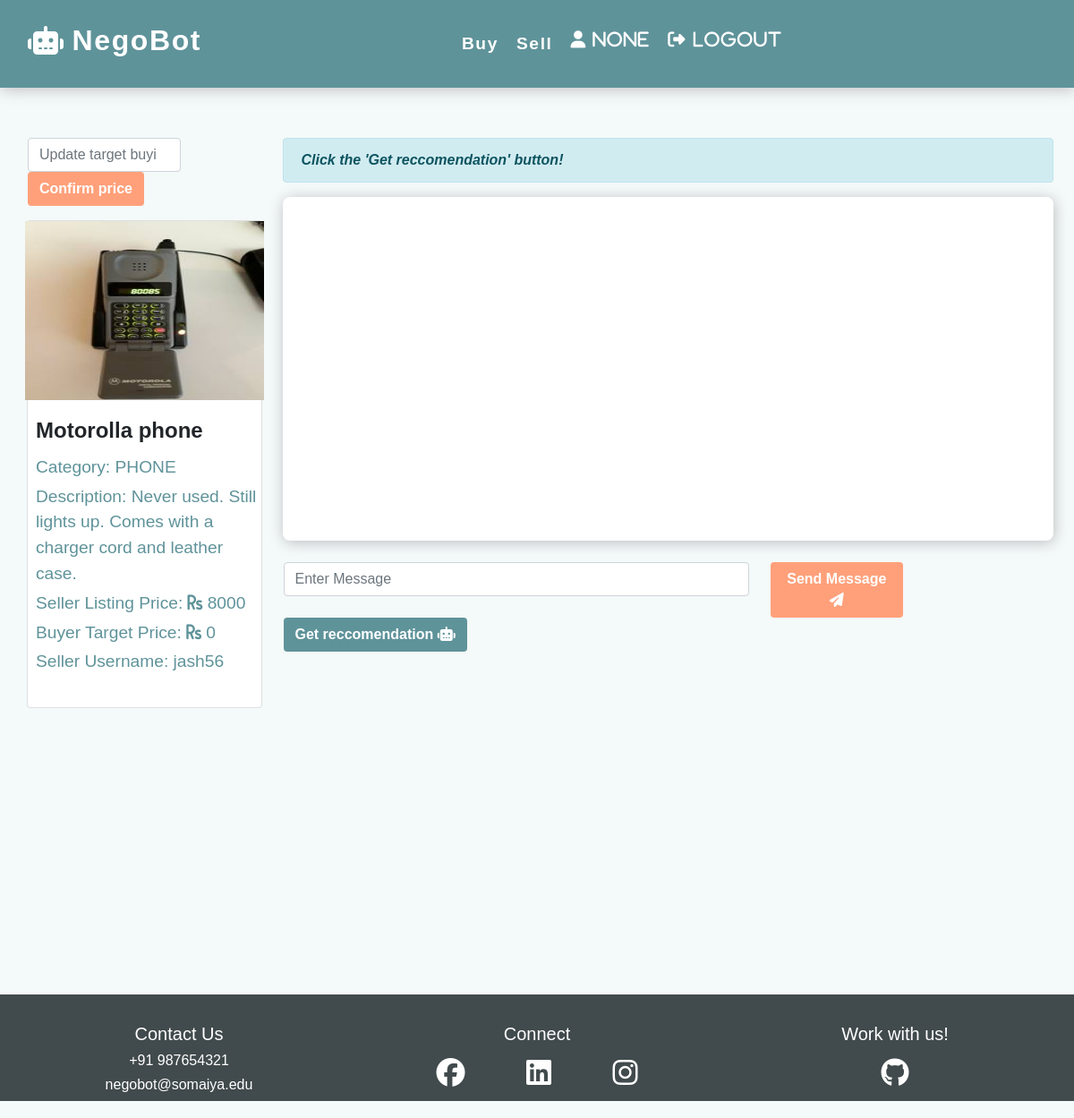
Page /chat/9/ on the committed database.
### chat/models.py (models this page shows)
class Item(models.Model):
    category_list = [
        ('BIKE', 'BIKE'),
        ('CAR', 'CAR'),
        ('ELECTRONIC', 'ELECTRONIC'),
        ('FURNITURE', 'FURNITURE'),
        ('HOUSING', 'HOUSING'),
        ('PHONE', 'PHONE'),
    ]
    category = models.CharField(max_length=20, choices=category_list, default='bike')
    description = models.TextField(max_length=1000)
    image = models.ImageField(upload_to='item_image')
    listing_price = models.IntegerField()
    name = models.CharField(max_length=100)
    seller = models.ForeignKey(User, on_delete=models.CASCADE)

### chat/views/general.py (the view, shortened to what this page needs)
# urls.py: path('<str:room_id>/', general.room, name='room'),
def room(request, room_id):
    reccomendation = "Click the 'Get reccomendation' button!"
    a = list()
    for i in room_id:
        try:
            a.append(int(i))
        except:
            break
    b = ''.join([str(elem) for elem in a])
    a = int(b)
    item = Item.objects.get(id=a)
    try:
        buyer_target = TargetPrice.objects.get(room_id=room_id).target_price
    except:
        buyer_target = 0
    return render(request, 'chat/room.html', {
        'buyer_target': buyer_target,
        'reccomendation': reccomendation,
        'item': item,
        'room_id': room_id,
        'username': request.session.get('username'),
    })

### chat/templates/chat/room.html (shortened to what this page needs)
{% extends 'base/base_logged_in.html' %}
{% load static %}
{% block content %}
<div class="container-fluid row mx-0 mt-5">
<div class="col-lg-3">
    {% if item.seller.username != username %}
    <form class="form" action = '/chat/{{room_id}}/' method = "POST" >
        <div class="form-group my-2 row">
            <input type="number" class="form-control col-7 ml-3" placeholder="Update target buying price" name="target"></input>
            <button type="submit" class="btn btnclr ml-3" name ="target_price">Confirm price</button>
        </div>
    </form>
    {% endif %}
    <div class="card mt-3">
        <div class="row">
            <div class="d-flex justify-content-center align-items-center" style="width: 100%;">
                <img src="{{item.image.url}}" alt="{{item.category}}" style="width: 92%; height: 200px;">
            </div>
            <div>
                <div class="card-body d-flex justify-content-center flex-column pl-4">
                    <h4 class="card-title"><strong>{{ item.name }}</strong></h4>
                    <p class="card-text mb-1" style="color:#5f939a; font-size: 120%">Category: {{ item.category }}</p>
                    <p class="card-text mb-1" style="color:#5f939a; font-size: 120%">Description: {{ item.description }}</p>
                    <p class="card-text mb-1" style="color:#5f939a; font-size: 120%">Seller Listing Price: <i class="fas fa-rupee-sign"></i>  {{ item.listing_price }}</p>
                    {% if item.seller.username != username %}
                        <p class="card-text mb-1" style="color:#5f939a; font-size: 120%">Buyer Target Price: <i class="fas fa-rupee-sign"></i>  {{ buyer_target }}</p>
                    {% endif %}
                    <p class="card-text mb-3" style="color:#5f939a; font-size: 120%">Seller Username: {{ item.seller }}</p>
                </div>
            </div>
        </div>
    </div>
</div>
<div class="col-lg-9 container p-2">
    {% if reccomendation is not empty %}
    <div class="alert alert-info" role="alert">
        <strong class="mt-1"><em>{{reccomendation}}</em></strong>
    </div>
    {% endif %}
    <div class="form-group mb-4">
        <div  id='chat-log'></div>
    </div>
    <div class="form-group row">
        <input type="text" class="form-control col-7 mr-4 ml-3" id="chat-message-input" placeholder="Enter Message" required>
        <button type="submit" class="btn btnclr col-2 mr-1" id="chat-message-submit" value="Send">Send Message <i class="fas fa-paper-plane"></i></button>
        <form method="post" class="ml-3">
            <button type="submit" class="btn btnclr-blue" id="reccomendation" name="reccomendation">Get reccomendation <i class='fas fa-robot'></i></button>
        </form>
    </div>
</div>
</div>
{% endblock content %}

### chat/static/style.css (style rules this page uses)
body { background-color:#f4f9f9; font-family: 'Montserrat', sans-serif; }
.form-control:valid { background-color: #ffffff!important; }
#chat-log { background-color: white; padding:1rem; height: 24rem; box-shadow: 1px 2px 16px #bdbebf; border-radius: 8px; overflow-y: scroll; }
.btnclr { background-color: lightsalmon; color: white; font-weight: bold; }
.btnclr-blue { background-color: #5f939a; color: white; font-weight: bold; }

### rows in the picture
Item: image (picture), name "Motorolla phone", category "PHONE", description "Never used. Still lights up. Comes with a charger cord and leather case.", listing_price "8000", seller "jash56"

### other values in the picture
{{ username }} "None"
{{ buyer_target }} "0"
{{ reccomendation }} "Click the 'Get reccomendation' button!"
